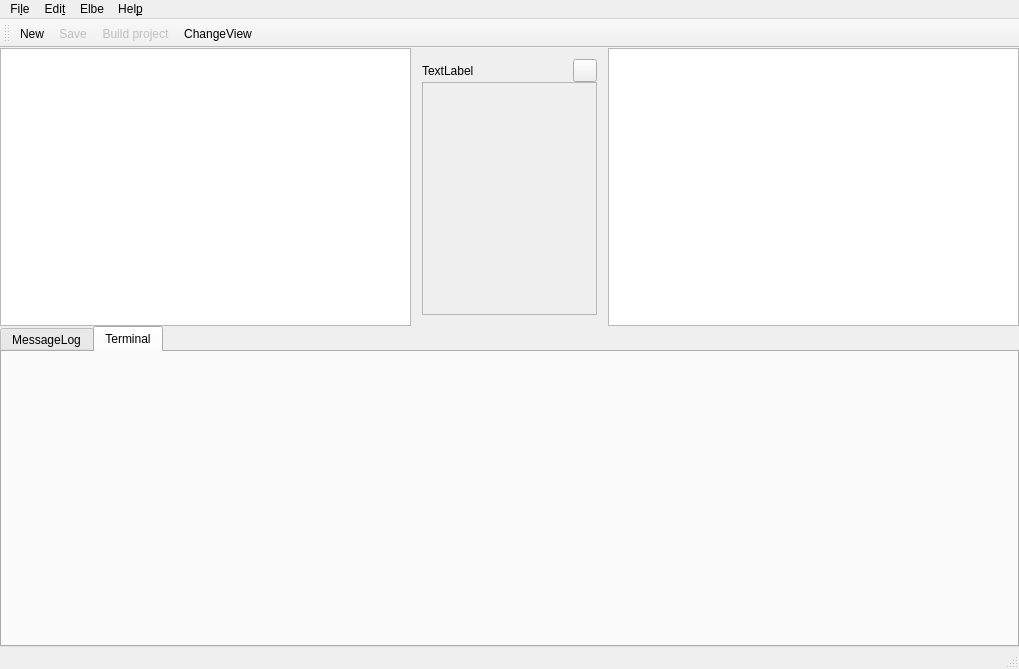
<?xml version="1.0" encoding="UTF-8"?>
<ui version="4.0">
 <class>MainWindow</class>
 <widget class="QMainWindow" name="MainWindow">
  <property name="geometry">
   <rect>
    <x>0</x>
    <y>0</y>
    <width>1019</width>
    <height>669</height>
   </rect>
  </property>
  <property name="windowTitle">
   <string>elbeFrontend</string>
  </property>
  <property name="tabShape">
   <enum>QTabWidget::Rounded</enum>
  </property>
  <widget class="QWidget" name="centralWidget">
   <property name="sizePolicy">
    <sizepolicy hsizetype="Fixed" vsizetype="Fixed">
     <horstretch>0</horstretch>
     <verstretch>0</verstretch>
    </sizepolicy>
   </property>
   <layout class="QVBoxLayout" name="verticalLayout_2">
    <property name="spacing">
     <number>0</number>
    </property>
    <property name="sizeConstraint">
     <enum>QLayout::SetNoConstraint</enum>
    </property>
    <property name="leftMargin">
     <number>0</number>
    </property>
    <property name="topMargin">
     <number>0</number>
    </property>
    <property name="rightMargin">
     <number>0</number>
    </property>
    <property name="bottomMargin">
     <number>0</number>
    </property>
    <item>
     <widget class="QSplitter" name="central_Splitter">
      <property name="styleSheet">
       <string notr="true"/>
      </property>
      <property name="orientation">
       <enum>Qt::Vertical</enum>
      </property>
      <property name="handleWidth">
       <number>0</number>
      </property>
      <property name="childrenCollapsible">
       <bool>false</bool>
      </property>
      <widget class="QWidget" name="UpperSection" native="true">
       <layout class="QHBoxLayout" name="horizontalLayout_2">
        <property name="leftMargin">
         <number>0</number>
        </property>
        <property name="topMargin">
         <number>0</number>
        </property>
        <property name="rightMargin">
         <number>0</number>
        </property>
        <property name="bottomMargin">
         <number>0</number>
        </property>
        <item>
         <widget class="QSplitter" name="UpperSection_Splitter">
          <property name="orientation">
           <enum>Qt::Horizontal</enum>
          </property>
          <property name="handleWidth">
           <number>0</number>
          </property>
          <widget class="QTreeView" name="ProjektStructure">
           <property name="enabled">
            <bool>true</bool>
           </property>
           <property name="sizePolicy">
            <sizepolicy hsizetype="Minimum" vsizetype="Minimum">
             <horstretch>0</horstretch>
             <verstretch>0</verstretch>
            </sizepolicy>
           </property>
           <property name="minimumSize">
            <size>
             <width>10</width>
             <height>20</height>
            </size>
           </property>
           <property name="contextMenuPolicy">
            <enum>Qt::CustomContextMenu</enum>
           </property>
           <property name="editTriggers">
            <set>QAbstractItemView::NoEditTriggers</set>
           </property>
           <property name="selectionBehavior">
            <enum>QAbstractItemView::SelectItems</enum>
           </property>
           <property name="headerHidden">
            <bool>true</bool>
           </property>
          </widget>
          <widget class="QWidget" name="layoutWidget">
           <layout class="QVBoxLayout" name="EditorArea">
            <property name="spacing">
             <number>0</number>
            </property>
            <item>
             <layout class="QHBoxLayout" name="EditorTab">
              <item>
               <widget class="QLabel" name="OpenFileNameLabel">
                <property name="text">
                 <string>TextLabel</string>
                </property>
               </widget>
              </item>
              <item>
               <widget class="QToolButton" name="EditorCloseButton">
                <property name="text">
                 <string/>
                </property>
                <property name="icon">
                 <iconset resource="style.qrc">
                  <normaloff>:/qss_icons/rc/close-pressed.png</normaloff>:/qss_icons/rc/close-pressed.png</iconset>
                </property>
               </widget>
              </item>
             </layout>
            </item>
            <item>
             <widget class="CodeEditor" name="Editor">
              <property name="enabled">
               <bool>false</bool>
              </property>
              <property name="sizePolicy">
               <sizepolicy hsizetype="Expanding" vsizetype="Expanding">
                <horstretch>0</horstretch>
                <verstretch>0</verstretch>
               </sizepolicy>
              </property>
              <property name="styleSheet">
               <string notr="true">CodeEditor{
	color:  #d6cf9a;
}</string>
              </property>
              <property name="sizeAdjustPolicy">
               <enum>QAbstractScrollArea::AdjustToContents</enum>
              </property>
              <property name="lineWrapMode">
               <enum>QPlainTextEdit::NoWrap</enum>
              </property>
              <property name="textInteractionFlags">
               <set>Qt::TextEditorInteraction</set>
              </property>
              <property name="centerOnScroll">
               <bool>false</bool>
              </property>
             </widget>
            </item>
           </layout>
          </widget>
          <widget class="QTreeView" name="FileStructure"/>
         </widget>
        </item>
       </layout>
      </widget>
      <widget class="QWidget" name="LowerSection" native="true">
       <layout class="QVBoxLayout" name="verticalLayout">
        <property name="spacing">
         <number>0</number>
        </property>
        <property name="leftMargin">
         <number>0</number>
        </property>
        <property name="topMargin">
         <number>0</number>
        </property>
        <property name="rightMargin">
         <number>0</number>
        </property>
        <property name="bottomMargin">
         <number>0</number>
        </property>
        <item>
         <widget class="QTabWidget" name="DisplaView">
          <property name="sizePolicy">
           <sizepolicy hsizetype="Expanding" vsizetype="Expanding">
            <horstretch>0</horstretch>
            <verstretch>0</verstretch>
           </sizepolicy>
          </property>
          <property name="autoFillBackground">
           <bool>false</bool>
          </property>
          <property name="tabPosition">
           <enum>QTabWidget::North</enum>
          </property>
          <property name="tabShape">
           <enum>QTabWidget::Rounded</enum>
          </property>
          <property name="currentIndex">
           <number>1</number>
          </property>
          <property name="usesScrollButtons">
           <bool>false</bool>
          </property>
          <widget class="QWidget" name="MessageLog_Tab">
           <attribute name="title">
            <string>MessageLog</string>
           </attribute>
           <layout class="QVBoxLayout" name="verticalLayout_3">
            <property name="spacing">
             <number>0</number>
            </property>
            <property name="leftMargin">
             <number>0</number>
            </property>
            <property name="topMargin">
             <number>0</number>
            </property>
            <property name="rightMargin">
             <number>0</number>
            </property>
            <property name="bottomMargin">
             <number>0</number>
            </property>
            <item>
             <widget class="QTextEdit" name="MessageLog">
              <property name="font">
               <font>
                <family>Noto Sans</family>
                <pointsize>10</pointsize>
                <weight>50</weight>
                <italic>false</italic>
                <bold>false</bold>
               </font>
              </property>
              <property name="frameShape">
               <enum>QFrame::NoFrame</enum>
              </property>
              <property name="frameShadow">
               <enum>QFrame::Plain</enum>
              </property>
              <property name="sizeAdjustPolicy">
               <enum>QAbstractScrollArea::AdjustIgnored</enum>
              </property>
              <property name="undoRedoEnabled">
               <bool>false</bool>
              </property>
              <property name="readOnly">
               <bool>true</bool>
              </property>
             </widget>
            </item>
           </layout>
          </widget>
          <widget class="QWidget" name="Terminal_Tab">
           <attribute name="title">
            <string>Terminal</string>
           </attribute>
           <layout class="QVBoxLayout" name="verticalLayout_4">
            <property name="spacing">
             <number>0</number>
            </property>
            <property name="leftMargin">
             <number>2</number>
            </property>
            <property name="topMargin">
             <number>2</number>
            </property>
            <property name="rightMargin">
             <number>2</number>
            </property>
            <property name="bottomMargin">
             <number>2</number>
            </property>
           </layout>
          </widget>
         </widget>
        </item>
       </layout>
      </widget>
     </widget>
    </item>
   </layout>
  </widget>
  <widget class="QMenuBar" name="menuBar">
   <property name="geometry">
    <rect>
     <x>0</x>
     <y>0</y>
     <width>1019</width>
     <height>23</height>
    </rect>
   </property>
   <widget class="QMenu" name="menuFile">
    <property name="title">
     <string>Fi&amp;le</string>
    </property>
    <widget class="QMenu" name="menu_New">
     <property name="title">
      <string>&amp;New</string>
     </property>
     <addaction name="actionNew_Project"/>
     <addaction name="actionNew_XML"/>
    </widget>
    <addaction name="menu_New"/>
    <addaction name="actionOpen"/>
    <addaction name="actionImport"/>
    <addaction name="separator"/>
    <addaction name="actionSave"/>
    <addaction name="actionSave_As"/>
    <addaction name="separator"/>
    <addaction name="actionClose"/>
    <addaction name="separator"/>
    <addaction name="actionDelete"/>
    <addaction name="separator"/>
    <addaction name="actionOpen_in_Explorer"/>
    <addaction name="actionExit_2"/>
   </widget>
   <widget class="QMenu" name="menuEdit">
    <property name="title">
     <string>Edi&amp;t</string>
    </property>
    <addaction name="actionUndo"/>
    <addaction name="actionRedo"/>
    <addaction name="separator"/>
    <addaction name="actionCut"/>
    <addaction name="actionCopy"/>
    <addaction name="actionPaste"/>
    <addaction name="separator"/>
   </widget>
   <widget class="QMenu" name="menuElbe">
    <property name="title">
     <string>Elbe</string>
    </property>
    <addaction name="actionBuild"/>
    <addaction name="actionValidate"/>
    <addaction name="actionDownload_files"/>
    <addaction name="actionSettings"/>
   </widget>
   <widget class="QMenu" name="menuHilfe">
    <property name="title">
     <string>Hel&amp;p</string>
    </property>
    <addaction name="separator"/>
    <addaction name="actionAbout"/>
    <addaction name="actionAbout_elbe"/>
   </widget>
   <addaction name="menuFile"/>
   <addaction name="menuEdit"/>
   <addaction name="menuElbe"/>
   <addaction name="menuHilfe"/>
  </widget>
  <widget class="QToolBar" name="mainToolBar">
   <property name="enabled">
    <bool>true</bool>
   </property>
   <attribute name="toolBarArea">
    <enum>TopToolBarArea</enum>
   </attribute>
   <attribute name="toolBarBreak">
    <bool>false</bool>
   </attribute>
   <addaction name="actionNew"/>
   <addaction name="actionSave"/>
   <addaction name="actionBuild"/>
   <addaction name="action_ChangeView"/>
  </widget>
  <widget class="QStatusBar" name="statusBar"/>
  <action name="actionNew">
   <property name="text">
    <string>&amp;New</string>
   </property>
   <property name="shortcut">
    <string>Alt+Shift+N</string>
   </property>
  </action>
  <action name="actionSave">
   <property name="enabled">
    <bool>false</bool>
   </property>
   <property name="text">
    <string>&amp;Save</string>
   </property>
   <property name="shortcut">
    <string notr="true">Ctrl+S</string>
   </property>
  </action>
  <action name="actionSave_As">
   <property name="enabled">
    <bool>false</bool>
   </property>
   <property name="text">
    <string>Save &amp;As...</string>
   </property>
  </action>
  <action name="actionExit">
   <property name="text">
    <string>Exit</string>
   </property>
  </action>
  <action name="actionCut">
   <property name="text">
    <string>&amp;Cut</string>
   </property>
  </action>
  <action name="actionCopy">
   <property name="text">
    <string>C&amp;opy</string>
   </property>
  </action>
  <action name="actionImport">
   <property name="enabled">
    <bool>false</bool>
   </property>
   <property name="text">
    <string>&amp;Import</string>
   </property>
  </action>
  <action name="actionExit_2">
   <property name="text">
    <string>&amp;Exit</string>
   </property>
  </action>
  <action name="actionAbout">
   <property name="text">
    <string>&amp;About</string>
   </property>
  </action>
  <action name="action_ChangeView">
   <property name="text">
    <string>&amp;ChangeView</string>
   </property>
  </action>
  <action name="actionPaste">
   <property name="text">
    <string>&amp;Paste</string>
   </property>
  </action>
  <action name="actionUndo">
   <property name="text">
    <string>&amp;Undo</string>
   </property>
  </action>
  <action name="actionRedo">
   <property name="text">
    <string>&amp;Redo</string>
   </property>
  </action>
  <action name="actionHelp">
   <property name="text">
    <string>Help</string>
   </property>
  </action>
  <action name="actionAction">
   <property name="text">
    <string>Action</string>
   </property>
  </action>
  <action name="actionNew_Project">
   <property name="text">
    <string>&amp;New Project</string>
   </property>
  </action>
  <action name="actionNew_XML">
   <property name="enabled">
    <bool>false</bool>
   </property>
   <property name="text">
    <string>New &amp;XML</string>
   </property>
  </action>
  <action name="actionOpen_Project">
   <property name="text">
    <string>Open Project</string>
   </property>
  </action>
  <action name="actionOpen">
   <property name="enabled">
    <bool>true</bool>
   </property>
   <property name="text">
    <string>&amp;Open</string>
   </property>
  </action>
  <action name="actionValidate">
   <property name="enabled">
    <bool>false</bool>
   </property>
   <property name="text">
    <string>&amp;Validate</string>
   </property>
   <property name="toolTip">
    <string>validate your XML against elbe-schema </string>
   </property>
  </action>
  <action name="actionClose">
   <property name="enabled">
    <bool>false</bool>
   </property>
   <property name="text">
    <string>&amp;Close</string>
   </property>
  </action>
  <action name="actionAbout_elbe">
   <property name="text">
    <string>About &amp;elbe</string>
   </property>
  </action>
  <action name="actionDelete">
   <property name="text">
    <string>&amp;Delete</string>
   </property>
  </action>
  <action name="actionBuild">
   <property name="enabled">
    <bool>false</bool>
   </property>
   <property name="text">
    <string>&amp;Build project</string>
   </property>
   <property name="toolTip">
    <string>trigger building the project. Status will change to busy</string>
   </property>
  </action>
  <action name="actionDownload_files">
   <property name="enabled">
    <bool>false</bool>
   </property>
   <property name="text">
    <string>&amp;Download files</string>
   </property>
   <property name="toolTip">
    <string>select files to download from initVM </string>
   </property>
  </action>
  <action name="actionOpen_in_Explorer">
   <property name="enabled">
    <bool>false</bool>
   </property>
   <property name="text">
    <string>O&amp;pen in Explorer</string>
   </property>
  </action>
  <action name="actionSettings">
   <property name="text">
    <string>Settings</string>
   </property>
  </action>
 </widget>
 <layoutdefault spacing="6" margin="11"/>
 <customwidgets>
  <customwidget>
   <class>CodeEditor</class>
   <extends>QPlainTextEdit</extends>
   <header>codeeditor.h</header>
  </customwidget>
 </customwidgets>
 <tabstops>
  <tabstop>ProjektStructure</tabstop>
  <tabstop>FileStructure</tabstop>
  <tabstop>DisplaView</tabstop>
  <tabstop>MessageLog</tabstop>
 </tabstops>
 <resources>
  <include location="style.qrc"/>
 </resources>
 <connections/>
</ui>
